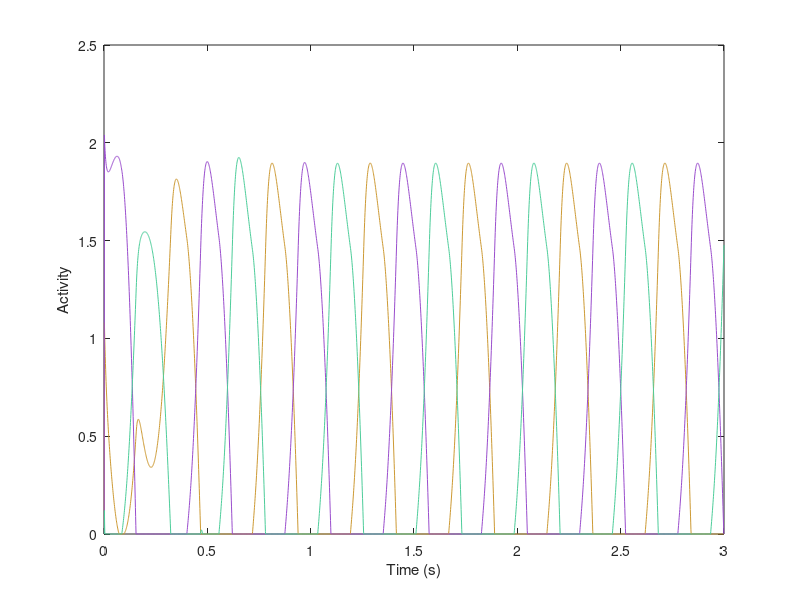
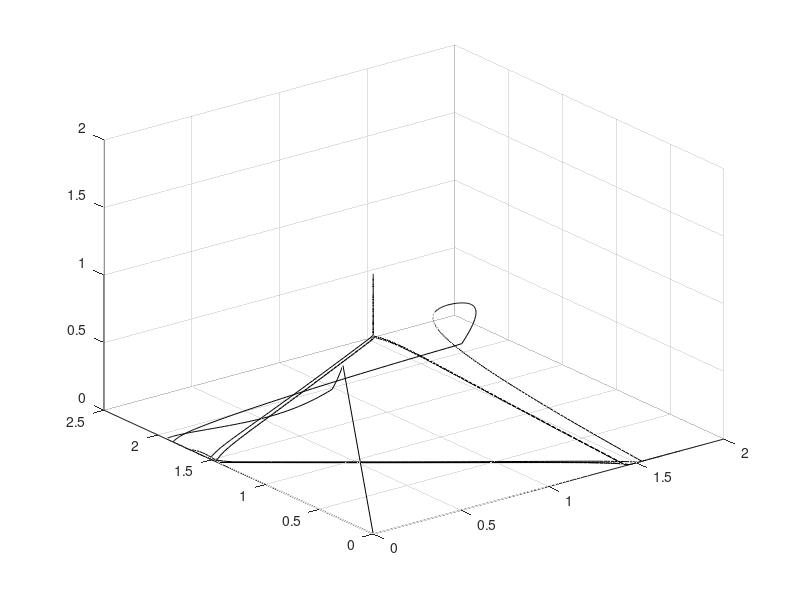
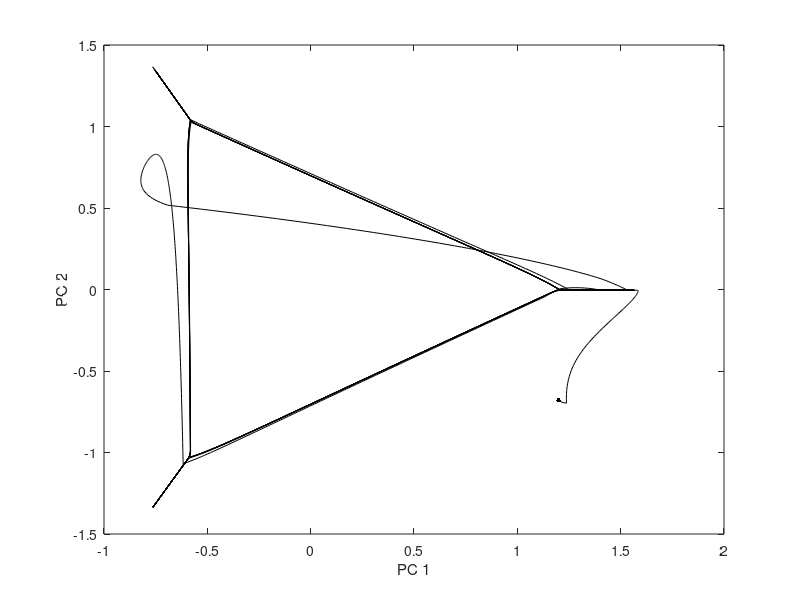
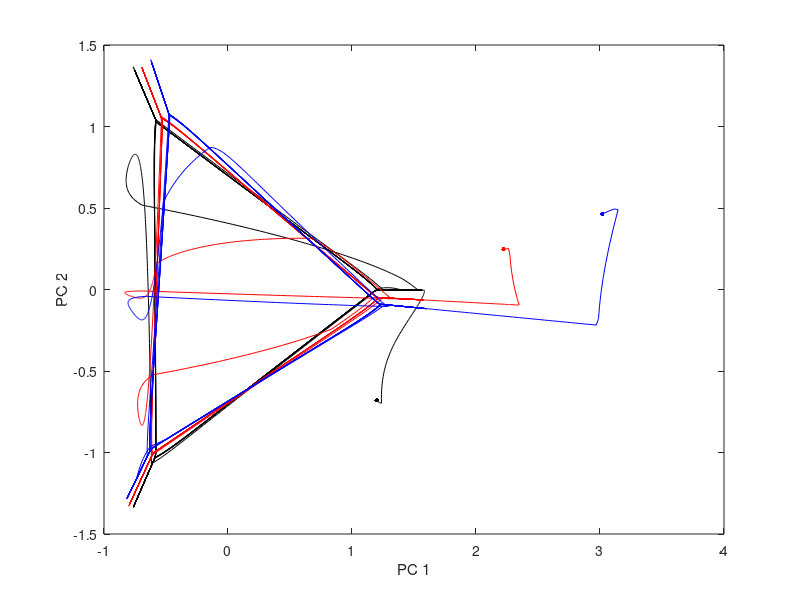

MATLAB code for these plots, in order:
%% toy model oscillatory network to illustrate main points
% based on Matsuoka 1985,1987 Biol Cybern
%
% Mark Humphries 16/3/16

clear all; close all

% model parameters - per neuron
N = 3*10; % one triplet per example (original, IC2, IC3, noise 1, noise 2, noise 3, transient perturb, sustained perturb, decaying input, no connections) 
pars.Ta = zeros(N,1) + 0.025; % neuron time-constant
pars.Ty = zeros(N,1) + 0.2;  % adaptation
pars.b = zeros(N,1) + 2;
pars.c = zeros(N,1) + 3; % constant input   
pars.D = zeros(N,1);  % noise amplitude

pars.D(10:12) = 200;  % pair with low noise
pars.D(13:15) = 1000;  % pair with medium noise
pars.D(16:18) = 2000;  % pair with highnoise


% a chain of reciprocal inhibition
% weights = zeros(N-1,1) - 1.5;
% weights(3:3:N-1) = 0;
% pars.w = zeros(N) + diag(weights,1) + diag(weights,-1); 

% a loop
weights = zeros(3) - 1.5;
pars.w = blkdiag(weights,weights,weights,weights,weights,weights,weights,weights,weights,zeros(3));
pars.w(eye(N)==1) = 0;

pars.d = 0.001;  % lag in milliseconds
sim.dt = 0.001;  % 1 millisecond

sim.T = 3; 
nsteps = round(sim.T/sim.dt);
lagsteps = round(pars.d/sim.dt);


sim.tsperturb = 1500:1600;

% sim.tsD = repmat(pars.D,1,nsteps);
% sim.tsD(9:10,round(nsteps/3):round(nsteps/3)+200) = 2000;
sim.tsC = repmat(pars.c,1,nsteps);
sim.tsC(19:21,sim.tsperturb) = 5;  % transient perturbation
sim.tsC(22,round(nsteps/2):end) = 5;  % permenant perturbation
sim.tsC(23,round(nsteps/2):end) = 1;  % permenant perturbation

sim.tsC(25:27,:) = repmat(linspace(5,0,nsteps),3,1); % decaying input


%% initialise model
% giving initial conditions that are NOT EQUAL
a = zeros(N,nsteps); r = a; y = a;
ICs = [1 2 0, 0 0.5 3,5 2 1,1 2 0,1 2 0,1 2 0,1 2 0,1 2 0,1 2 0,1 2 0];  % one pair per simulated network
a(:,1:lagsteps) = repmat(ICs',1,lagsteps);

%% run model
for t = lagsteps+1:nsteps
    s(:,t) = sim.tsC(:,t) + pars.w * r(:,t-lagsteps) + pars.D.*sim.dt.*randn(N,1);  % input: constant, other neurons, noise (sim.tsD(:,t))
    a(:,t) = a(:,t-1) + sim.dt .* (-a(:,t-1) + s(:,t) - pars.b.*y(:,t-1))./pars.Ta;  % activation update
    y(:,t) = y(:,t-1) + sim.dt .* (-y(:,t-1) + r(:,t-1)) ./ pars.Ty;
    r(:,t) = a(:,t) .* (a(:,t) > 0);
end


%% decompose into different examples
plotlag = 0;
clr1 = [0.8 0.6 0.2];
clr2 = [0.6 0.3 0.8];
clr3 = [0.3 0.8 0.6];

time = sim.dt:sim.dt:sim.T;

% 1: basic attractor
coeffs1 = pca(r(1:3,:)');
pc1 = r(1:3,:)' * coeffs1(:,1);  % reconstruct PC1
pc2 = r(1:3,:)' * coeffs1(:,2);  % reconstruct PC2

figure
plot(time,r(1,:),'Color',clr1); hold on
plot(time,r(2,:),'Color',clr2);
plot(time,r(3,:),'Color',clr3);
xlabel('Time (s)')
ylabel('Activity')

figure
plot3(r(1,:),r(2,:),r(3,:),'k')
grid on

figure
plot(pc1(2:end),pc2(2:end),'k'); hold on
plot(pc1(2),pc2(2),'k.','Markersize',10)
xlabel('PC 1')
ylabel('PC 2')


% COMPUTE THE MANIFOLD


% 2: different initial conditions
coeffs2 = pca(r(4:6,:)');
pc1IC2 = r(4:6,:)' * coeffs2(:,1);  % reconstruct PC1
pc2IC2 = r(4:6,:)' * coeffs2(:,2);  % reconstruct PC2

coeffs3 = pca(r(7:9,:)');
pc1IC3 = r(7:9,:)' * coeffs3(:,1);  % reconstruct PC1
pc2IC3 = r(7:9,:)' * coeffs3(:,2);  % reconstruct PC2

figure
plot(pc1(2:end),pc2(2:end),'k'); hold on
plot(pc1(2),pc2(2),'k.','Markersize',10)
plot(pc1IC2(2:end),pc2IC2(2:end),'r'); hold on
plot(pc1IC2(2),pc2IC2(2),'r.','Markersize',10)
plot(pc1IC3(2:end),pc2IC3(2:end),'b'); hold on
plot(pc1IC3(2),pc2IC3(2),'b.','Markersize',10)
xlabel('PC 1')
ylabel('PC 2')

% figure
% plot(r(1,2:end-plotlag),r(2,plotlag+2:end),'k'); hold on
% plot(r(1,2),r(2,plotlag+2),'k.','Markersize',10)
% plot(r(3,2:end-plotlag),r(4,plotlag+2:end),'r'); 
% plot(r(3,2),r(4,plotlag+2),'r.','Markersize',10)
% plot(r(5,2:end-plotlag),r(6,plotlag+2:end),'b'); 
% plot(r(5,2),r(6,plotlag+2),'b.','Markersize',10)
% xlabel('Neuron 1')
% ylabel('Neuron 2')

% 3: noise
coeffsN1 = pca(r(10:12,:)');
pc1N1 = r(10:12,:)' * coeffsN1(:,1);  % reconstruct PC1
pc2N1 = r(10:12,:)' * coeffsN1(:,2);  % reconstruct PC2

figure
plot(time,r(10,:),'Color',clr1); hold on
plot(time,r(11,:),'Color',clr2);
plot(time,r(12,:),'Color',clr3);
xlabel('Time (s)')
ylabel('Activity')

figure
plot(pc1N1(2:end),pc2N1(2:end),'k'); hold on
plot(pc1N1(2),pc2N1(2),'k.','Markersize',10)
xlabel('PC 1')
ylabel('PC 2')

coeffsN2 = pca(r(13:15,:)');
pc1N2 = r(13:15,:)' * coeffsN2(:,1);  % reconstruct PC1
pc2N2 = r(13:15,:)' * coeffsN2(:,2);  % reconstruct PC2

figure
plot(time,r(13,:),'Color',clr1); hold on
plot(time,r(14,:),'Color',clr2);
plot(time,r(15,:),'Color',clr3);
xlabel('Time (s)')
ylabel('Activity')

figure
plot(pc1N2(2:end),pc2N2(2:end),'k'); hold on
plot(pc1N2(2),pc2N2(2),'k.','Markersize',10)
xlabel('PC 1')
ylabel('PC 2')

coeffsN3 = pca(r(16:18,:)');
pc1N3 = r(16:18,:)' * coeffsN3(:,1);  % reconstruct PC1
pc2N3 = r(16:18,:)' * coeffsN3(:,2);  % reconstruct PC2

figure
plot(time,r(16,:),'Color',clr1); hold on
plot(time,r(17,:),'Color',clr2);
plot(time,r(18,:),'Color',clr3);
xlabel('Time (s)')
ylabel('Activity')

figure
plot(pc1N3(2:end),pc2N3(2:end),'k'); hold on
plot(pc1N3(2),pc2N3(2),'k.','Markersize',10)
xlabel('PC 1')
ylabel('PC 2')



% 4: transient perturbation
coeffsP = pca(r(19:21,:)');
pc1P = r(19:21,:)' * coeffsP(:,1);  % reconstruct PC1
pc2P = r(19:21,:)' * coeffsP(:,2);  % reconstruct PC2

figure
plot(time,r(19,:),'Color',clr1); hold on
plot(time,r(20,:),'Color',clr2);
plot(time,r(21,:),'Color',clr3);
xlabel('Time (s)')
ylabel('Activity')

figure
plot(pc1P(2:sim.tsperturb(1)),pc2P(2:sim.tsperturb(1)),'k'); hold on
plot(pc1P(2),pc2P(2),'k.','Markersize',10)
plot(pc1P(sim.tsperturb),pc2P(sim.tsperturb),'r')
plot(pc1P(sim.tsperturb(end):end),pc2P(sim.tsperturb(end):end),'Color',[0 0 1]); hold on
xlabel('PC 1')
ylabel('PC 2')

% persistent pertubation
coeffsPP = pca(r(22:24,:)');
pc1PP = r(22:24,:)' * coeffsPP(:,1);  % reconstruct PC1
pc2PP = r(22:24,:)' * coeffsPP(:,2);  % reconstruct PC2

figure
plot(time,r(22,:),'Color',clr1); hold on
plot(time,r(23,:),'Color',clr2);
plot(time,r(24,:),'Color',clr3);
xlabel('Time (s)')
ylabel('Activity')

figure
plot(pc1PP(2:round(nsteps/2)),pc2PP(2:round(nsteps/2)),'k'); hold on
plot(pc1PP(2),pc2PP(2),'k.','Markersize',10)
plot(pc1PP(round(nsteps/2)+1:end),pc2PP(round(nsteps/2)+1:end),'Color',[0 0 1]); hold on
xlabel('PC 1')
ylabel('PC 2')

% decaying input
coeffsDec = pca(r(19:21,:)');
pc1Dec = r(25:27,:)' * coeffsDec(:,1);  % reconstruct PC1
pc2Dec = r(25:27,:)' * coeffsDec(:,2);  % reconstruct PC2

figure
plot(time,r(25,:),'Color',clr1); hold on
plot(time,r(26,:),'Color',clr2);
plot(time,r(27,:),'Color',clr3);
xlabel('Time (s)')
ylabel('Activity')

figure
plot(pc1Dec(2:end),pc2Dec(2:end),'k'); hold on
plot(pc1Dec(2),pc2Dec(2),'k.','Markersize',10)
xlabel('PC 1')
ylabel('PC 2')

% no weights
figure
plot(time,r(28,:),'Color',clr1); hold on
plot(time,r(29,:),'Color',clr2);
plot(time,r(30,:),'Color',clr3);
xlabel('Time (s)')
ylabel('Activity')
title('No connections')


save Toy3Dmodel sim pars r




